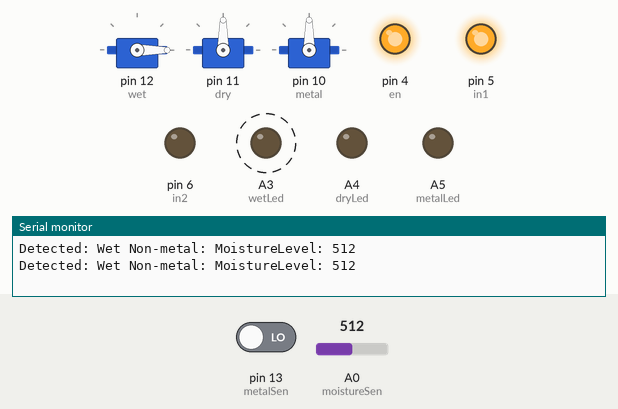
Bench run of a sketch on a simulated Arduino Uno, built with avr-gcc and run on an emulated ATmega328P. Shown: 3 × servo, output pins drawn as LEDs (lit = HIGH), the last lines printed to the serial monitor. Dashed ring = blinking. The inputs (shaded band) are chosen by the test bench; at power-on: A0 (moistureSen) = 512, pin 13 (metalSen) LOW.

Above: at 1.3 s.
1.4 s: A0 (moistureSen) set to 484
At 2.1 s:
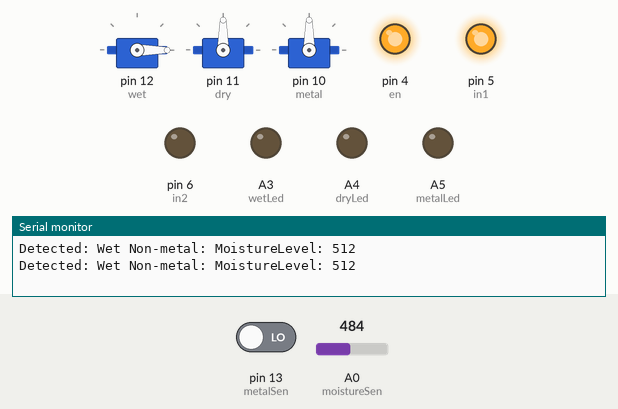
2.9 s: pin 13 (metalSen) driven HIGH
At 3.7 s:
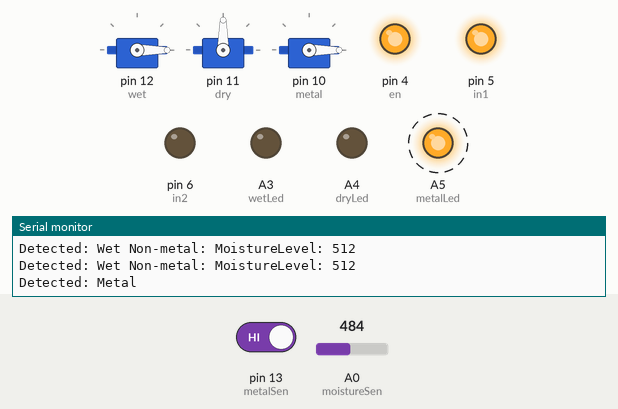
6.3 s: A0 (moistureSen) set to 214
9.7 s: A0 (moistureSen) set to 183
At 10.7 s:
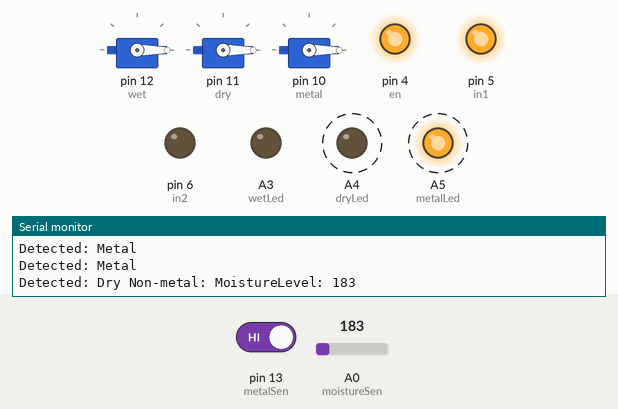
13.1 s: A0 (moistureSen) set to 510
At 14.2 s:
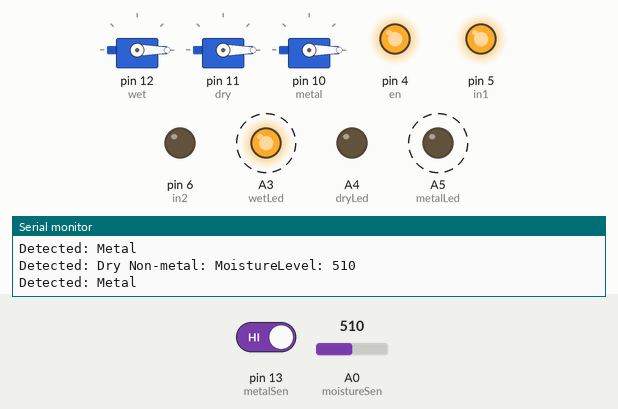
16.5 s: A0 (moistureSen) set to 490
At 17.26 s:
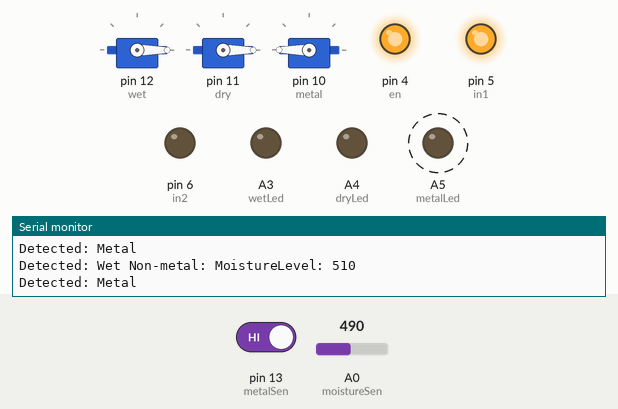
Timing chart, 0 to 20.9 s (numbered marks = the images above; inputs shaded):
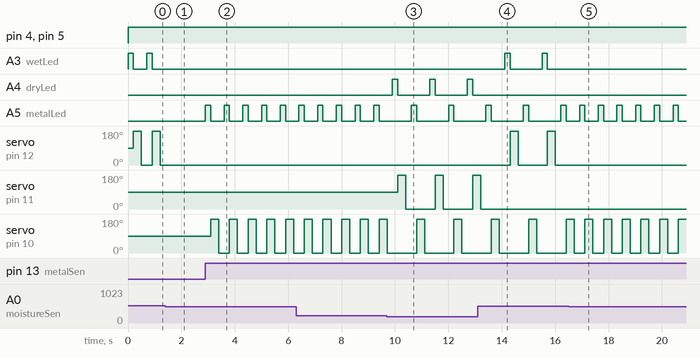

The sketch:

Sort_Main___3_.ino
```cpp
#include <Servo.h>
#include <LiquidCrystal.h>

const int moistureSen = A0;  // Moisture sensor
const int metalSen = 13;

const int wetLed = A3;
const int dryLed = A4;
const int metalLed = A5;

const int in1 = 5;
const int in2 = 6;
const int en = 4;

bool runOnce = true;
Servo wet;
Servo dry;
Servo metal;

void setup() {

  servoAttach();
  pinMode(wetLed, OUTPUT);
  pinMode(dryLed, OUTPUT);
  pinMode(metalLed, OUTPUT);
  pinMode(en, OUTPUT);
  pinMode(in1, OUTPUT);
  pinMode(in2, OUTPUT);

  Serial.begin(9600);
}

void loop() {
  conveyorRun();
  if (digitalRead(metalSen) == HIGH && runOnce) {
    digitalWrite(metalLed, HIGH);
    delay(200);
    digitalWrite(metalLed, LOW);
    metal.write(180);
    delay(300);
    metal.write(0);
    Serial.print("Detected: ");
    Serial.println("Metal");
    delay(200);
  }
  if (analogRead(moistureSen) >= 500) {
    digitalWrite(wetLed, HIGH);
    delay(200);
    digitalWrite(wetLed, LOW);
    wet.write(180);
    delay(300);
    wet.write(0);
    Serial.print("Detected: Wet Non-metal: MoistureLevel: ");
    Serial.println(analogRead(moistureSen));
    delay(200);
  } else if (analogRead(moistureSen) <= 200) {
    digitalWrite(dryLed, HIGH);
    delay(200);
    digitalWrite(dryLed, LOW);
    dry.write(180);
    delay(300);
    dry.write(0);
    Serial.print("Detected: Dry Non-metal: MoistureLevel: ");
    Serial.println(analogRead(moistureSen));
    delay(200);
  }

  // Serial.println(digitalRead(metalSen));
  // // delay(200);
  // digitalWrite(dryLed, LOW);
  // dry.write(180);
  // delay(300);
  // dry.write(0);
}
void servoAttach() {
  wet.attach(12);
  dry.attach(11);
  metal.attach(10);
}
void conveyorRun() {
  digitalWrite(en, HIGH);
  digitalWrite(in1, HIGH);
  digitalWrite(in2, LOW);
}
```

Measured:
- the behaviour switches between 500 and 499 on A0 (moistureSen) (found by bisection; images 0 and 1)
- the behaviour switches between 201 and 200 on A0 (moistureSen) (found by bisection; images 2 and 3)
- after the input at 1.4 s, A3 (wetLed): stops changing and stays LOW; servo on pin 12 (wet): stops changing and stays 0°
- after the input at 2.9 s, A5 (metalLed): alternates HIGH for 0.20 s and LOW for 0.50 s, starting at once; servo on pin 10 (metal): alternates 180° for 0.30 s and 0° for 0.40 s, starting after 0.20 s
- after the input at 9.7 s, A4 (dryLed): alternates HIGH for 0.20 s and LOW for 1.2 s, starting after 0.21 s; A5 (metalLed): alternates HIGH for 0.20 s and LOW for 1.2 s, starting after 0.91 s
- after the input at 13.1 s, A3 (wetLed): alternates HIGH for 0.20 s and LOW for 1.2 s, starting after 1.0 s; A4 (dryLed): stops changing and stays LOW; servo on pin 12 (wet): alternates 180° for 0.30 s and 0° for 1.1 s, starting after 1.2 s; servo on pin 11 (dry): goes on until 13.2 s, then stays 0°
- after the input at 16.5 s, A3 (wetLed): stops changing and stays LOW; A5 (metalLed): alternates HIGH for 0.20 s and LOW for 0.50 s, starting after 0.41 s; servo on pin 12 (wet): stops changing and stays 0°; servo on pin 10 (metal): alternates 180° for 0.30 s and 0° for 0.40 s, starting after 0.61 s
- by itself, A3 (wetLed): alternates HIGH for 0.20 s and LOW for 0.50 s
